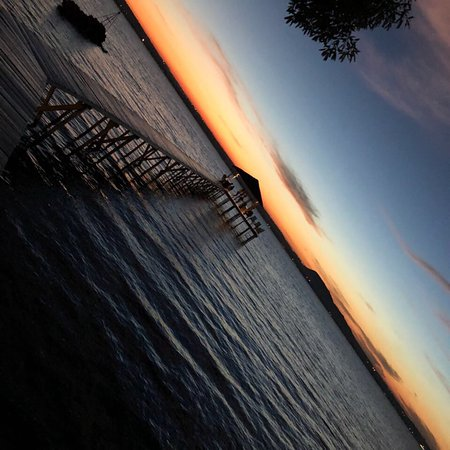
#> input picture img/atardecer (3).jpg, 450 x 450 px; its folder holds 5 pictures in this run
$ python imagen_inclinada.py
#> lines starting #> are read from the running program, lines starting #| are printed output that depends on the picture; after the words box and inside, x2 and y2 are one past the last pixel; in counts of white or black regions, pixels touching at a corner belong together
import cv2
import numpy as np
from os.path import abspath,dirname,join
from sys import argv


def encontrar_linea_mas_larga(contornos):
    """ Busca la línea más larga, con ella grafica el horizonte inclinado

    ### Args:
        contornos (cv2.contours): lineas detectadas por el filtro Canny

    ### Returns:
        best_line: retorna la mejor línea del horizonte
    """
    max_length = 0
    best_line = None

    for contorno in contornos:
        longitud = cv2.arcLength(contorno, True)

        if longitud > max_length:
            max_length = longitud
            best_line = cv2.approxPolyDP(contorno, 0.02 * longitud, True) # Ajustar la línea a la del contorno

    return best_line

if __name__ == "__main__":
    # Cargar la imagen
    if len(argv)>1:
        filename = join(dirname(dirname(abspath(__file__))),f"img/{argv[1]}")
    else:
        filename = join(dirname(dirname(abspath(__file__))),"img/atardecer (3).jpg")
    image = cv2.imread(filename)
#> image is the input picture: shape (450, 450, 3); mean B, G, R 78.8, 78.5, 80.2
    cv2.imshow('Imagen', image)

    # Convertir la imagen a escala de grises
    gray = cv2.cvtColor(image, cv2.COLOR_BGR2GRAY)
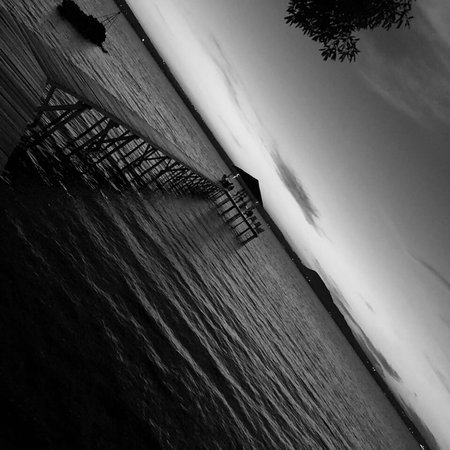
#> gray: shape (450, 450); min 0, max 233, mean 79

    # Aplicar un umbral adaptativo para mejorar el contraste
    adaptive_threshold = cv2.adaptiveThreshold(gray, 255, cv2.ADAPTIVE_THRESH_GAUSSIAN_C,
                                            cv2.THRESH_BINARY, 11, 2)
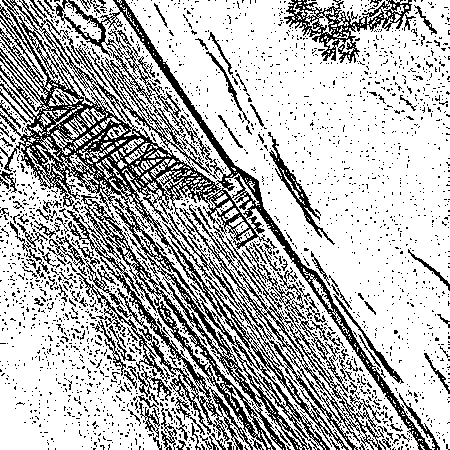
#> adaptive_threshold: shape (450, 450); 71.4% white; black in thin lines or dots

    edges = cv2.Canny(adaptive_threshold, 80000, 220000, apertureSize=7)
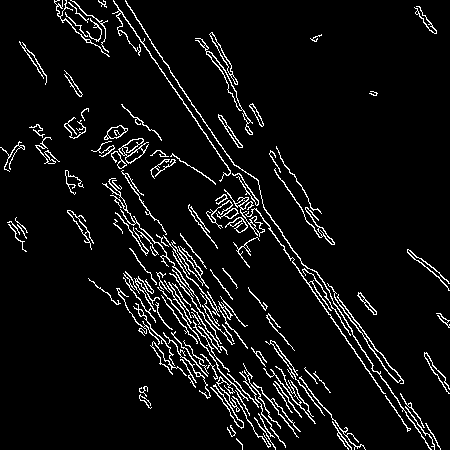
#> edges: shape (450, 450); 6.2% white in thin lines or dots
    contornos, _ = cv2.findContours(edges, cv2.RETR_EXTERNAL, cv2.CHAIN_APPROX_SIMPLE)
#> contornos = 128 contours, 52 with area under 20; largest, box (x1, y1, x2, y2) and area: (195, 38, 253, 135) 353, (118, 138, 149, 164) 308, (125, 0, 432, 450) 260, (224, 189, 265, 237) 189, (209, 32, 238, 85) 186
    linea_mas_larga = encontrar_linea_mas_larga(contornos)
#> the loop in encontrar_linea_mas_larga, `for contorno in contornos:` made 128 passes
#> (longitud, max_length, best_line) on passes 3, 14, 16, 19, 24, 31, 53, 54, 84, 92: (65.01, 65.01, [[425, 423], [440, 449], [433, 434]]), (228.4, 228.4, [[210, 387], [243, 427], [215, 384], [242, 427]]), (257.2, 257.2, [[253, 382], [298, 437], [270, 400], [300, 431]]), (286.1, 286.1, [[299, 377], [354, 449], [365, 449]]), (323.3, 323.3, [[263, 368], [315, 423], [275, 366], [299, 404]]), (336.9, 336.9, [[265, 341], [324, 415], [275, 342]]), (508.2, 508.2, [[157, 287], [238, 411], [218, 384], [247, 398]]), (515.2, 515.2, [[327, 283], [403, 383]]), (628.7, 628.7, [[248, 211], [385, 393]]), (671.5, 671.5, [[102, 183], [200, 306]])
#> (longitud, max_length) on passes 1, 2, 4, 7, 8: (26.97, 26.97), (53.36, 53.36), (116.3, 116.3), (121.2, 121.2), (173.7, 173.7)
#> after the loop in encontrar_linea_mas_larga, `for contorno in contornos:`: max_length = 1183.3
#> linea_mas_larga = [[125, 0], [431, 449]]

    # Dibujar la línea más larga encontrada
    if linea_mas_larga is not None:
        # Obtener los extremos de la línea
        x1, y1 = tuple(linea_mas_larga[0][0])
#> x1 = 125; y1 = 0
        x2, y2 = tuple(linea_mas_larga[-1][0])
#> x2 = 431; y2 = 449

        # Extender la línea hasta los bordes de la imagen con fórmulas matemáticas
        ancho, alto = image.shape[1], image.shape[0]
#> ancho = 450; alto = 450
        m = (y2 - y1) / (x2 - x1)
#> m = 1.47
        b = y1 - m * x1
#> b = -183.4
        y1_nuevo = int(m * 0 + b)
#> y1_nuevo = -183
        y2_nuevo = int(m * (ancho - 1) + b)
#> y2_nuevo = 475

        cv2.line(image, (0, y1_nuevo), (ancho - 1, y2_nuevo), (0, 255, 0), 2)
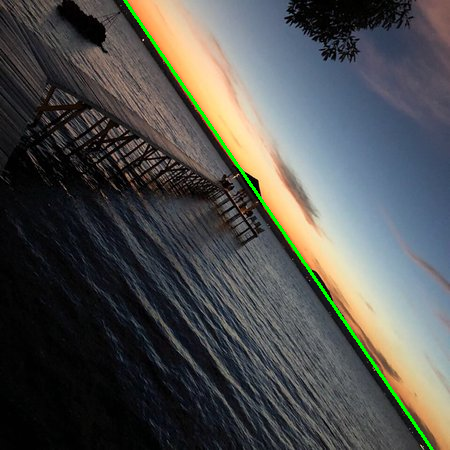
#> image: shape (450, 450, 3); 0.89% of pixels changed, all inside (x1, y1, x2, y2) = (123, 0, 434, 450)

    resized_image = cv2.resize(image, (600, 600))
    cv2.imshow('Imagen con Línea Más Larga Prolongada', resized_image)
    cv2.waitKey(0)
    cv2.destroyAllWindows()


        # Aplicar un filtro de Canny para detectar bordes
        #edges = cv2.Canny(adaptive_threshold, 80000, 220000, apertureSize=7)


    # Cargar la imagen
    #image_path = "C:/Users/lichi/Desktop/Tesis/detector-obstaculos-logica-difusa/img/ruta-vista-inclinada-que-cruza-horizonte.jpg"
